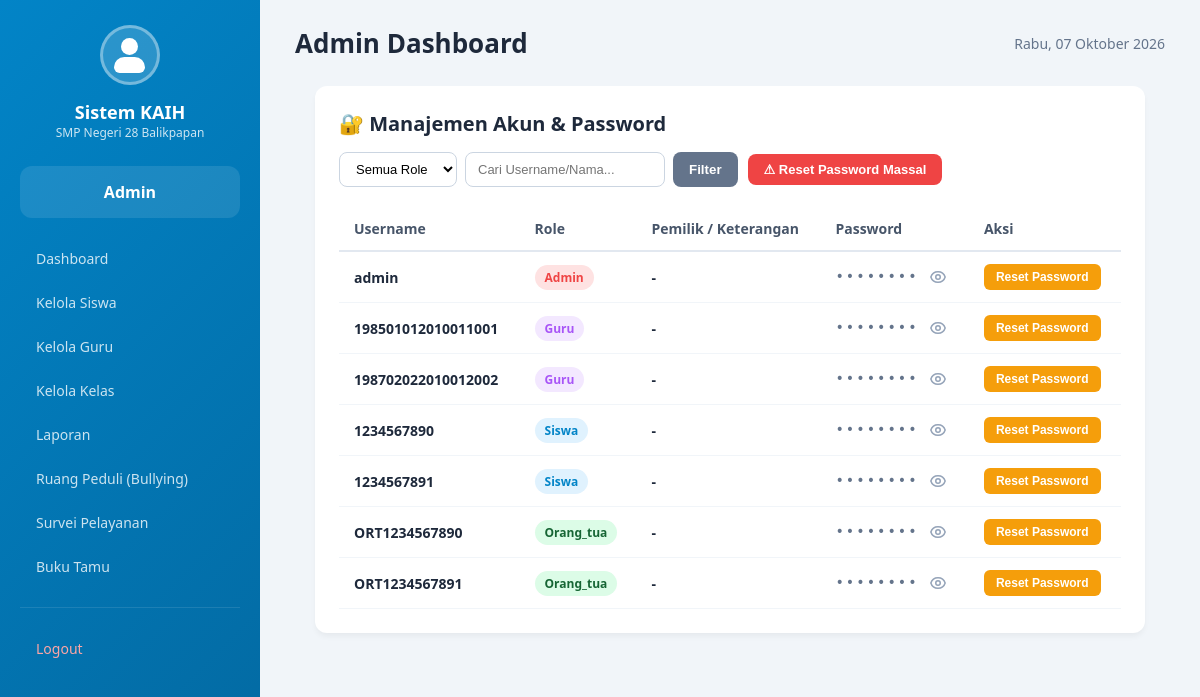
/aplikasi/admin/users.php (signed in), run on the app's committed database.
### tables this page shows
CREATE TABLE `users` (
  `id` bigint unsigned NOT NULL AUTO_INCREMENT,
  `username` varchar(50) NOT NULL,
  `password` varchar(255) NOT NULL,
  `role` enum('admin','guru','siswa','orang_tua') NOT NULL DEFAULT 'siswa',
  `guru_id` bigint unsigned DEFAULT NULL,
  `siswa_id` bigint unsigned DEFAULT NULL,
  `created_at` timestamp NULL DEFAULT NULL,
  `updated_at` timestamp NULL DEFAULT NULL,
  PRIMARY KEY (`id`),
  UNIQUE KEY `unique_username` (`username`),
  KEY `users_guru_id_foreign` (`guru_id`),
  KEY `users_siswa_id_foreign` (`siswa_id`),
  CONSTRAINT `users_guru_id_foreign` 
    FOREIGN KEY (`guru_id`) REFERENCES `guru` (`id`) 
    ON DELETE SET NULL ON UPDATE CASCADE,
  CONSTRAINT `users_siswa_id_foreign` 
    FOREIGN KEY (`siswa_id`) REFERENCES `siswa` (`id`) 
    ON DELETE SET NULL ON UPDATE CASCADE
);

### aplikasi/admin/users.php (the view, shortened to what this page needs)
<?php
require_once '../../config/database.php';
$search = trim($_GET['q'] ?? '');
$query = "SELECT id, username, role, password FROM users WHERE 1=1";
$params = [];
$query .= " ORDER BY role ASC, username ASC";
$stmt = $pdo->prepare($query);
$stmt->execute($params);
$daftar_users = $stmt->fetchAll(PDO::FETCH_ASSOC);
require_once '../includes/header-kaih.php';
?>
<div class="table-container">
    <div style="display: flex; justify-content: space-between; align-items: center; margin-bottom: 20px; flex-wrap: wrap; gap: 15px;">
        <h3 style="margin: 0; font-size: 20px; color: #1e293b; display: flex; align-items: center; gap: 10px;">
            🔐 Manajemen Akun & Password
        </h3>
        <div style="display: flex; gap: 10px; align-items: center; flex-wrap: wrap;">
            <form method="GET" action="" style="display: flex; gap: 8px;">
                <select name="role" style="padding: 8px 12px; border: 1px solid #cbd5e1; border-radius: 8px; font-size: 13px; outline: none; background: white;">
                    <option value="">Semua Role</option>
                </select>
                <input type="text" name="q" value="<?php echo htmlspecialchars($search); ?>" placeholder="Cari Username/Nama..." style="padding: 8px 12px; border: 1px solid #cbd5e1; border-radius: 8px; font-size: 13px; outline: none; width: 200px;">
                <button type="submit" style="padding: 8px 16px; background: #64748b; color: white; border: none; border-radius: 8px; font-weight: 700; cursor: pointer;">Filter</button>
            </form>
            <button class="btn-reset-massal">
                ⚠ Reset Password Massal
            </button>
        </div>
    </div>
    <div style="overflow-x: auto;">
        <table class="table-kaih">
            <thead>
                <tr>
                    <th>Username</th>
                    <th>Role</th>
                    <th>Pemilik / Keterangan</th>
                    <th>Password</th>
                    <th>Aksi</th>
                </tr>
            </thead>
            <tbody>
                <?php if (empty($daftar_users)): ?>
                <tr>
                    <td colspan="5" style="text-align: center; color: #94a3b8; padding: 30px;">Tidak ada data akun ditemukan.</td>
                </tr>
                <?php else: ?>
                    <?php foreach ($daftar_users as $u):
                        $roleClass = 'role-siswa';
                        $roleText = strtolower($u['role']);
                        if ($roleText === 'admin') $roleClass = 'role-admin';
                        elseif ($roleText === 'guru') $roleClass = 'role-guru';
                        elseif (strpos($roleText, 'orang') !== false) $roleClass = 'role-orangtua';
                    ?>
                    <tr>
                        <td><?php echo htmlspecialchars($u['username']); ?></td>
                        <td>
                            <span class="badge-role <?php echo $roleClass; ?>">
                                <?php echo ucwords(htmlspecialchars($u['role'])); ?>
                            </span>
                        </td>
                        <td><?php echo htmlspecialchars($u['keterangan'] ?? '-'); ?></td>
                        <td>
                            <div style="display: flex; align-items: center; gap: 8px;">
                                <span id="pw-text-<?php echo $u['id']; ?>" style="font-family: monospace; letter-spacing: 2px; color: #64748b; font-size: 14px;">
                                    ••••••••
                                </span>
                                <button type="button"
                                        data-id="<?php echo $u['id']; ?>"
                                        data-pw="<?php echo htmlspecialchars($u['password']); ?>"
                                        onclick="togglePassword(this)"
                                        title="Tampilkan Password"
                                        style="background: none; border: none; cursor: pointer; color: #94a3b8; padding: 2px; display: flex; align-items: center; transition: 0.2s;">
                                    <svg id="pw-icon-<?php echo $u['id']; ?>" width="18" height="18" fill="none" stroke="currentColor" viewBox="0 0 24 24">
                                        <path stroke-linecap="round" stroke-linejoin="round" stroke-width="2" d="M15 12a3 3 0 11-6 0 3 3 0 016 0z"></path>
                                        <path stroke-linecap="round" stroke-linejoin="round" stroke-width="2" d="M2.458 12C3.732 7.943 7.523 5 12 5c4.478 0 8.268 2.943 9.542 7-1.274 4.057-5.064 7-9.542 7-4.477 0-8.268-2.943-9.542-7z"></path>
                                    </svg>
                                </button>
                            </div>
                        </td>
                        <td>
                            <button type="button" class="btn-reset" onclick="return confirm('Yakin ingin mereset password untuk akun <?php echo htmlspecialchars($u['username']); ?>?');">
                                Reset Password
                            </button>
                        </td>
                    </tr>
                    <?php endforeach; ?>
                <?php endif; ?>
            </tbody>
        </table>
    </div>
</div>

### aplikasi/includes/header-kaih.php (style rules this page uses)
* { margin: 0; padding: 0; box-sizing: border-box; }
body { font-family: 'Segoe UI', Tahoma, Geneva, Verdana, sans-serif; background: #f1f5f9; min-height: 100vh; }

### aplikasi/admin/users.php (style rules this page uses)
.table-container { background: #ffffff; border-radius: 12px; box-shadow: 0 4px 6px -1px rgba(0, 0, 0, 0.05); padding: 24px; margin: 20px; }
.table-kaih { width: 100%; border-collapse: collapse; font-size: 14px; }
.table-kaih th { text-align: left; padding: 12px 15px; border-bottom: 2px solid #e2e8f0; color: #475569; font-weight: 700; }
.table-kaih td { padding: 12px 15px; border-bottom: 1px solid #f1f5f9; color: #1e293b; font-weight: 600; }
.badge-role { padding: 4px 10px; border-radius: 20px; font-size: 12px; font-weight: 700; display: inline-block; }
.role-admin { background: #fee2e2; color: #ef4444; }
.role-guru { background: #f3e8ff; color: #a855f7; }
.role-siswa { background: #e0f2fe; color: #0284c7; }
.role-orangtua { background: #dcfce7; color: #166534; }
.btn-reset { background: #f59e0b; color: white; border: none; padding: 6px 12px; border-radius: 6px; font-size: 12px; font-weight: 700; cursor: pointer; transition: 0.2s; }
.btn-reset-massal { background: #ef4444; color: white; border: none; padding: 8px 16px; border-radius: 8px; font-size: 13px; font-weight: 700; cursor: pointer; }

### data on the page
users: username "admin", role "Admin", keterangan "-", $u['id'] 1 (drawn)
users: username "198501012010011001", role "Guru", keterangan "-"
users: username "198702022010012002", role "Guru", keterangan "-"
users: username "1234567890", role "Siswa", keterangan "-"
users: username "1234567891", role "Siswa", keterangan "-"
users: username "ORT1234567890", role "Orang_tua", keterangan "-"
users: username "ORT1234567891", role "Orang_tua", keterangan "-"

### other printed values
$sidebarLabel "Admin"
$role "Admin"
tanggalIndo() "Rabu, 07 Oktober 2026"
